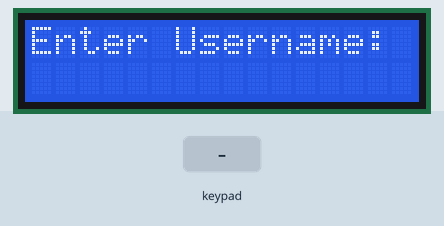
Recording of a sketch running on a simulated Arduino Uno, built with avr-gcc and run on an emulated ATmega328P. On the bench: 16×2 character LCD. Inputs (shaded band) come from the test bench.

Above: at 1.2 s.
1.3 s: keypad keys 9 8 7 6 # pressed 0.4 s apart
At 4.3 s:
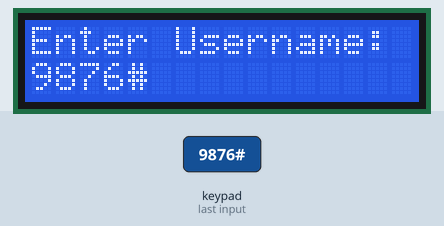
4.8 s: key 'A' pressed
At 5.9 s:
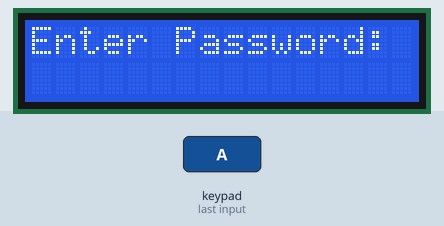
6.3 s: keypad keys 9 8 7 6 A pressed 0.4 s apart
At 9.2 s:
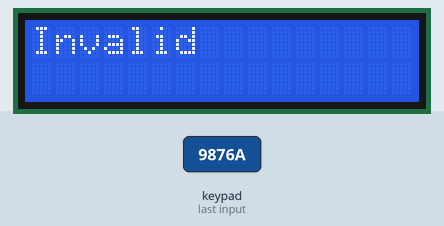
11.3 s: key 'C' pressed
At 11.8 s:
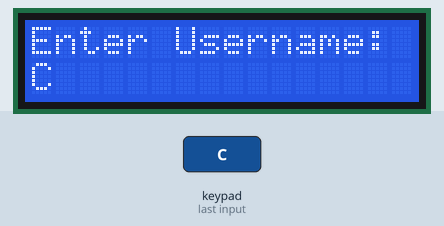
12.8 s: key '*' pressed
At 14.0 s:
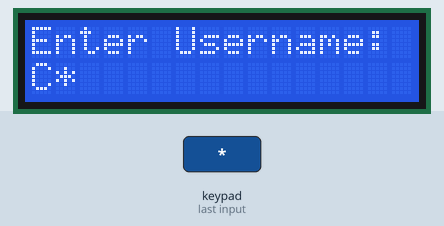
14.3 s: keypad keys 9 8 7 6 * pressed 0.4 s apart
At 16.4 s:
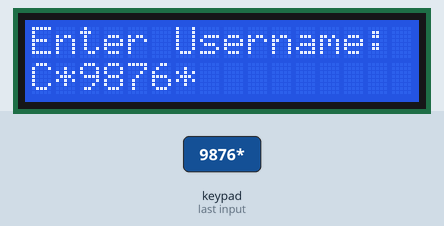
Timing chart, 0 to 17.9 s (numbered marks = the images above; inputs shaded):
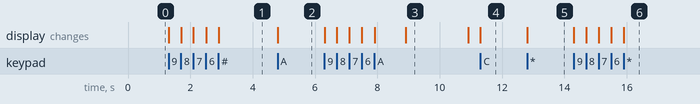

The sketch:

keypad_interface.ino
```cpp
#include <Keypad.h>
#include <LiquidCrystal.h>

const byte ROWS = 4; //four rows
const byte COLS = 4; //four columns
char keys[ROWS][COLS] = {
  {'1','2','3','A'},
  {'4','5','6','B'},
  {'7','8','9','C'},
  {'*','0','#','D'}
};
byte rowPins[ROWS] = {9, 8, 7, 6};
byte colPins[COLS] = {5, 4, 3, 2};

Keypad keyp = Keypad( makeKeymap(keys), rowPins, colPins, ROWS, COLS );

//
const int rs = 12, en = 11, d4 = 13, d5 = 10, d6 = 1, d7 = 0;
LiquidCrystal lcd(rs, en, d4, d5, d6, d7);


String get_input(){
  String input = "";
  lcd.setCursor(0,1);
  int l = 0;
  while(true){
    char key = keyp.getKey();
    if(key == 'A')
      break;
    else if(key == 'B'){
      input.remove(input.length()-1);
      l--;
      lcd.setCursor(l,1);
      lcd.print(" ");
      lcd.setCursor(l,1);
    }
    else if(key){
      input+=key;
      lcd.print(key);
      l++;
    }
  }
  return input;
}


void setup(){
  lcd.begin(16,2);
  pinMode(4,INPUT);

}


void loop(){
  lcd.clear();
  lcd.setCursor(0,0);
  lcd.print("Enter Username:");
  lcd.setCursor(0,1);
  int username = (get_input()).toInt();
  lcd.clear();
  lcd.setCursor(0,0);
  lcd.print("Enter Password:");
  lcd.setCursor(0,1);
  int password = (get_input()).toInt();
  lcd.clear();
  lcd.setCursor(0,0);
  lcd.print("Entering...");
  delay(1000);
  lcd.clear();
  if(username == 107 && password == 171){
    lcd.print("Verified");
     delay(2000);
  }else{
    lcd.print("Invalid");
    delay(2000);
  }
}
```

Measured:
- after the input at 1.3 s, the display: first changes at once (image 1 shows a later state)
- after the input at 4.8 s, the display: changes at once (image 2)
- after the input at 6.3 s, the display: first changes at once (image 3 shows a later state)
- after the input at 11.3 s, the display: changes at once (image 4)
- after the input at 12.8 s, the display: changes at once (image 5)
- after the input at 14.3 s, the display: first changes at once (image 6 shows a later state)
- what the display in image 3 shows lasts 2.0 s, from 8.9 s to 10.9 s
